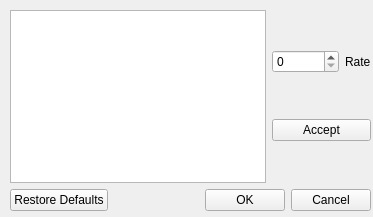
<?xml version="1.0" encoding="UTF-8"?>
<ui version="4.0">
 <class>PagingRate</class>
 <widget class="QWidget" name="PagingRate">
  <property name="geometry">
   <rect>
    <x>0</x>
    <y>0</y>
    <width>373</width>
    <height>217</height>
   </rect>
  </property>
  <property name="windowTitle">
   <string>Form</string>
  </property>
  <widget class="QWidget" name="verticalLayoutWidget">
   <property name="geometry">
    <rect>
     <x>10</x>
     <y>10</y>
     <width>361</width>
     <height>201</height>
    </rect>
   </property>
   <layout class="QVBoxLayout" name="verticalLayout">
    <item>
     <layout class="QHBoxLayout" name="horizontalLayout">
      <item>
       <widget class="QListWidget" name="listWidget"/>
      </item>
      <item>
       <layout class="QGridLayout" name="gridLayout">
        <item row="0" column="0">
         <widget class="QSpinBox" name="spinBox">
          <property name="maximum">
           <number>999999</number>
          </property>
         </widget>
        </item>
        <item row="0" column="1">
         <widget class="QLabel" name="label">
          <property name="text">
           <string>Rate</string>
          </property>
         </widget>
        </item>
        <item row="1" column="0" colspan="2">
         <widget class="QPushButton" name="AcceptButton">
          <property name="text">
           <string>Accept</string>
          </property>
         </widget>
        </item>
       </layout>
      </item>
     </layout>
    </item>
    <item>
     <layout class="QHBoxLayout" name="horizontalLayout_2">
      <item>
       <widget class="QPushButton" name="RestoreButton">
        <property name="text">
         <string>Restore Defaults</string>
        </property>
       </widget>
      </item>
      <item>
       <spacer name="horizontalSpacer">
        <property name="orientation">
         <enum>Qt::Horizontal</enum>
        </property>
        <property name="sizeHint" stdset="0">
         <size>
          <width>40</width>
          <height>20</height>
         </size>
        </property>
       </spacer>
      </item>
      <item>
       <widget class="QPushButton" name="OkButton">
        <property name="text">
         <string>OK</string>
        </property>
       </widget>
      </item>
      <item>
       <widget class="QPushButton" name="CancelButton">
        <property name="text">
         <string>Cancel</string>
        </property>
       </widget>
      </item>
     </layout>
    </item>
   </layout>
  </widget>
 </widget>
 <resources/>
 <connections/>
</ui>
